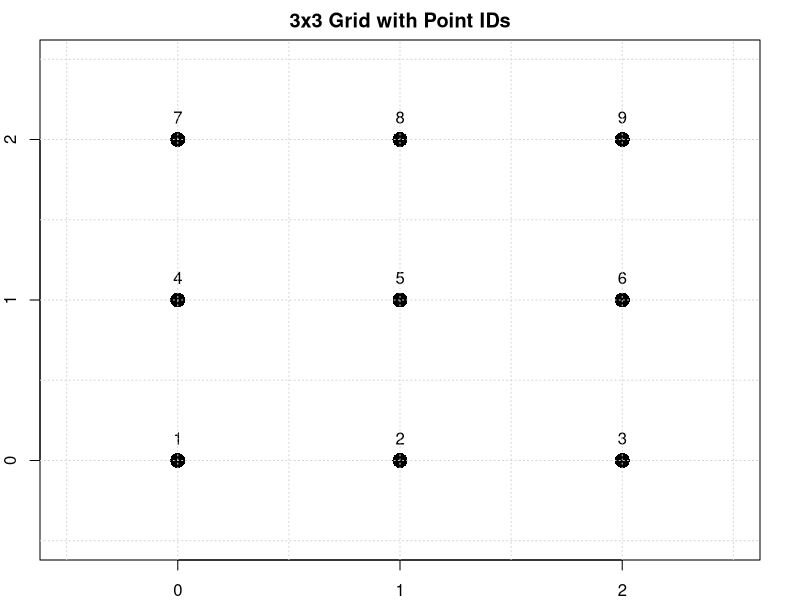
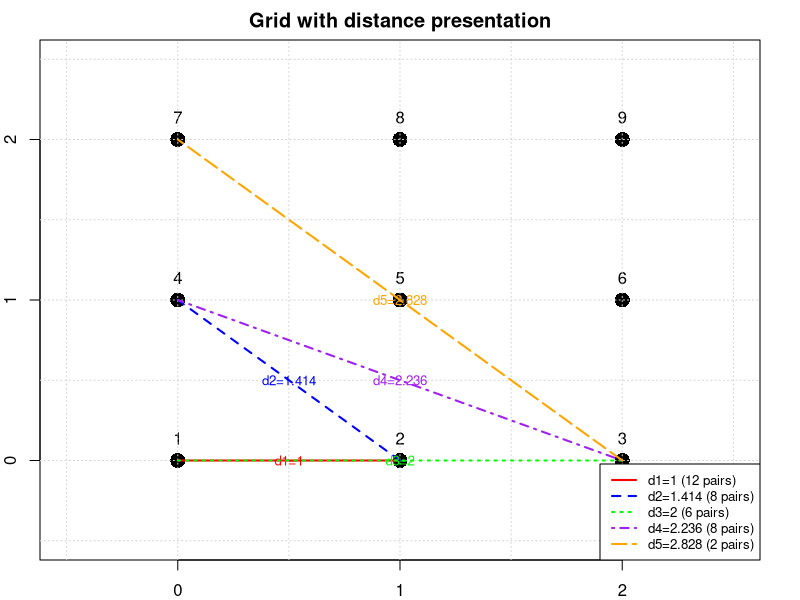
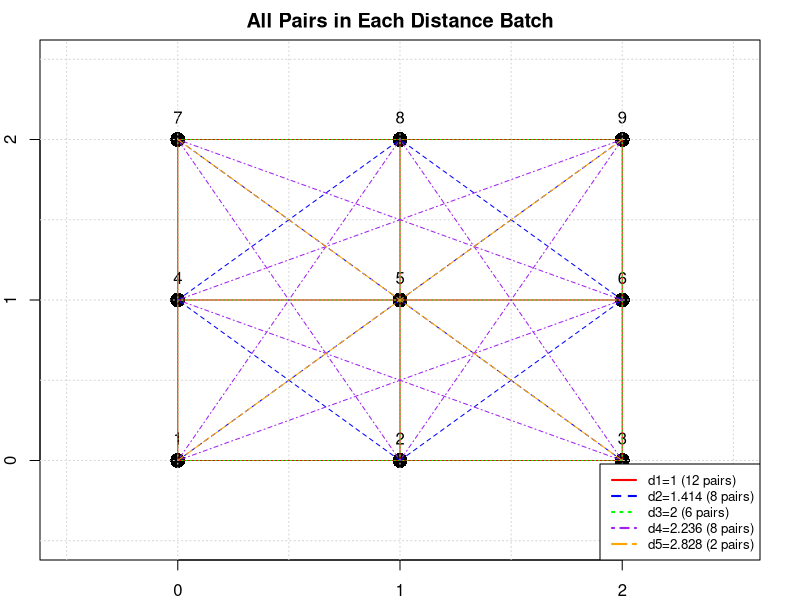
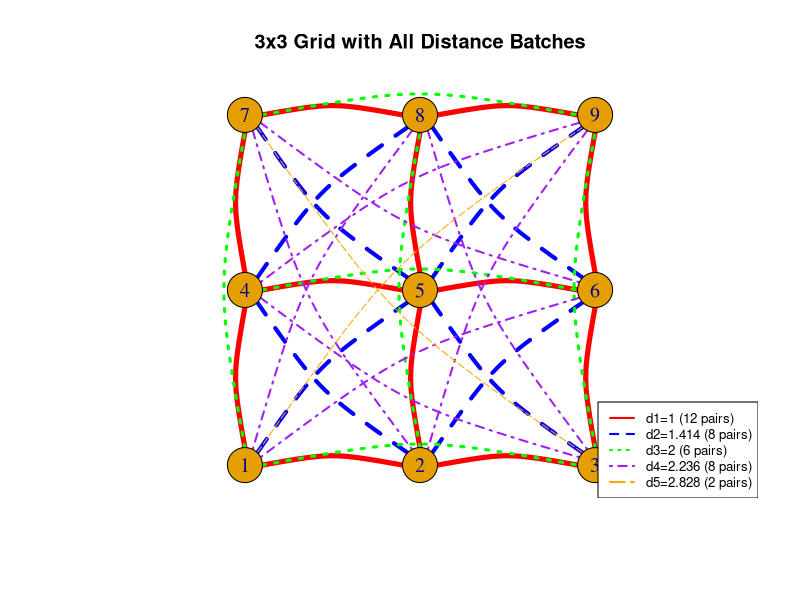
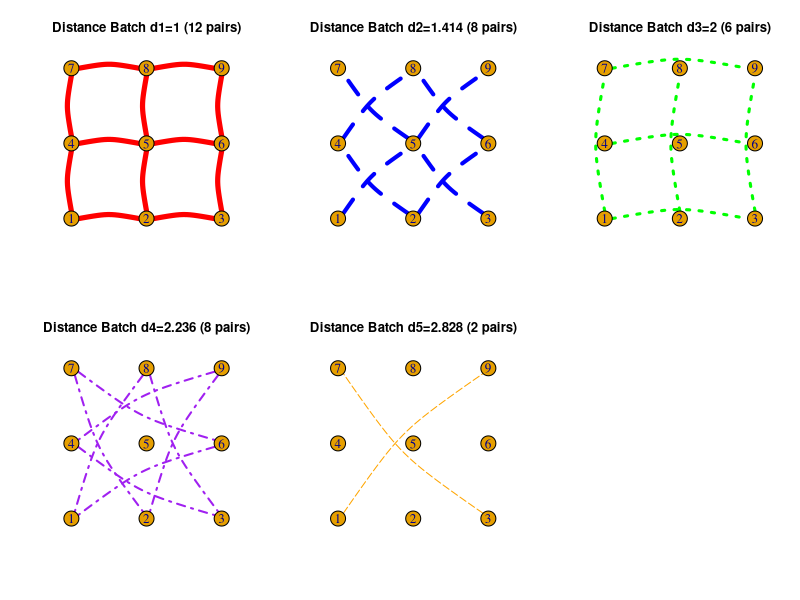

These charts were generated, in order, by the following R code:
# Create a 3x3 grid visualization with distances marked and calculate distance-based batch pairs

# Create the grid points
grid_points <- expand.grid(x = 0:2, y = 0:2)
n_points <- nrow(grid_points)


grid_points$id <- 1:n_points

# Calculate all pairwise distances
distances <- matrix(NA, n_points, n_points)
for (i in 1:n_points) {
  for (j in 1:n_points) {
    distances[i, j] <- sqrt((grid_points$x[i] - grid_points$x[j])^2 + 
                              (grid_points$y[i] - grid_points$y[j])^2)
  }
}

# Find unique distances (excluding 0)
unique_distances <- sort(unique(round(distances[upper.tri(distances)], 3)))
unique_distances

# Create a list to store pairs for each distance batch
distance_batches <- list()
for (d in unique_distances) {
  pairs <- which(round(distances, 3) == d, arr.ind = TRUE)
  # Ensure we don't count (i,j) and (j,i) as separate pairs
  pairs <- pairs[pairs[,1] < pairs[,2], ]
  distance_batches[[as.character(d)]] <- pairs
}


batch_counts <- sapply(distance_batches, nrow)
batch_counts


pdf("grid_visualization.pdf", width = 10, height = 7)
par(mar = c(2, 2, 2, 2))

# Plot 1: Grid with point IDs
plot(grid_points$x, grid_points$y, type = "n", xlim = c(-0.5, 2.5), ylim = c(-0.5, 2.5),
     xlab = "", ylab = "", main = "3x3 Grid with Point IDs", xaxt = "n", yaxt = "n")
points(grid_points$x, grid_points$y, pch = 16, cex = 2)
text(grid_points$x, grid_points$y, labels = grid_points$id, pos = 3, offset = 0.8)
axis(1, at = 0:2)
axis(2, at = 0:2)
grid()


draw_connection <- function(p1, p2, dist_label, color = "black", lwd = 1, lty = 1) {
  lines(c(grid_points$x[p1], grid_points$x[p2]), 
        c(grid_points$y[p1], grid_points$y[p2]), 
        col = color, lwd = lwd, lty = lty)
  
  mid_x <- (grid_points$x[p1] + grid_points$x[p2]) / 2
  mid_y <- (grid_points$y[p1] + grid_points$y[p2]) / 2
  
  text(mid_x, mid_y, labels = dist_label, col = color, cex = 0.8)
}

# Plot 2: Examples of each distance batch
plot(grid_points$x, grid_points$y, type = "n", xlim = c(-0.5, 2.5), ylim = c(-0.5, 2.5),
     xlab = "", ylab = "", main = "Grid with distance presentation", xaxt = "n", yaxt = "n")
points(grid_points$x, grid_points$y, pch = 16, cex = 2)
text(grid_points$x, grid_points$y, labels = grid_points$id, pos = 3, offset = 0.8)
axis(1, at = 0:2)
axis(2, at = 0:2)
grid()


colors <- c("red", "blue", "green", "purple", "orange")
line_types <- c(1, 2, 3, 4, 5)

for (i in 1:length(unique_distances)) {
  d <- unique_distances[i]
  pairs <- distance_batches[[as.character(d)]]
  
  if (nrow(pairs) > 0) {

    p1 <- pairs[1, 1]
    p2 <- pairs[1, 2]
    
    draw_connection(p1, p2, paste0("d", i, "=", d), 
                    color = colors[i], lwd = 2, lty = line_types[i])
  }
}


legend("bottomright", 
       legend = paste("d", 1:length(unique_distances), "=", unique_distances, 
                      " (", batch_counts, " pairs)", sep = ""),
       col = colors, lty = line_types, lwd = 2, cex = 0.8)

# Plot 3: All pairs with the same distance color
plot(grid_points$x, grid_points$y, type = "n", xlim = c(-0.5, 2.5), ylim = c(-0.5, 2.5),
     xlab = "", ylab = "", main = "All Pairs in Each Distance Batch", xaxt = "n", yaxt = "n")
points(grid_points$x, grid_points$y, pch = 16, cex = 2)
text(grid_points$x, grid_points$y, labels = grid_points$id, pos = 3, offset = 0.8)
axis(1, at = 0:2)
axis(2, at = 0:2)
grid()

for (i in 1:length(unique_distances)) {
  d <- unique_distances[i]
  pairs <- distance_batches[[as.character(d)]]
  
  for (j in 1:nrow(pairs)) {
    p1 <- pairs[j, 1]
    p2 <- pairs[j, 2]
    
    lines(c(grid_points$x[p1], grid_points$x[p2]), 
          c(grid_points$y[p1], grid_points$y[p2]), 
          col = colors[i], lwd = 1, lty = line_types[i])
  }
}

legend("bottomright", 
       legend = paste("d", 1:length(unique_distances), "=", unique_distances, 
                      " (", batch_counts, " pairs)", sep = ""),
       col = colors, lty = line_types, lwd = 2, cex = 0.8)

dev.off()

# Create a table with batch summary
batch_table <- data.frame(
  Batch = paste0("d", 1:length(unique_distances)),
  Distance = unique_distances,
  Number_of_Pairs = batch_counts,
  Description = c(
    "Adjacent points (horizontally or vertically)",
    "Diagonal points",
    "Points 2 units apart (horizontally or vertically)",
    "Knight's move pattern",
    "Opposite corners"
  )
)

print(batch_table)

# Alternative approach using igraph for better visualization
if(require(igraph)) {
  # Create a graph where edges represent pairs in each batch
  g <- graph.empty(n = n_points, directed = FALSE)
  V(g)$name <- 1:n_points
  V(g)$x <- grid_points$x
  V(g)$y <- grid_points$y
  
  # Add edges for each distance batch
  for (i in 1:length(unique_distances)) {
    d <- unique_distances[i]
    pairs <- distance_batches[[as.character(d)]]
    
    for (j in 1:nrow(pairs)) {
      g <- add_edges(g, c(pairs[j, 1], pairs[j, 2]), 
                     weight = d, 
                     color = colors[i],
                     width = 6 - i, # Thicker lines for shorter distances
                     lty = line_types[i])
    }
  }
  
  # Plot the graph
  pdf("grid_visualization_graph.pdf", width = 10, height = 10)
  
  # Plot with all edges
  plot(g, layout = as.matrix(grid_points[, c("x", "y")]),
       vertex.size = 20, 
       vertex.label = V(g)$name,
       vertex.label.cex = 1.2,
       edge.curved = 0.2,
       main = "3x3 Grid with All Distance Batches")
  
  # Add a legend
  legend("bottomright", 
         legend = paste("d", 1:length(unique_distances), "=", unique_distances, 
                        " (", batch_counts, " pairs)", sep = ""),
         col = colors, lty = line_types, lwd = 2, cex = 0.8)
  
  # Separate plots for each distance batch
  par(mfrow = c(2, 3))
  for (i in 1:length(unique_distances)) {
    # Create a subgraph with only edges of this distance
    sub_g <- delete_edges(g, which(E(g)$weight != unique_distances[i]))
    
    plot(sub_g, layout = as.matrix(grid_points[, c("x", "y")]),
         vertex.size = 20, 
         vertex.label = V(sub_g)$name,
         vertex.label.cex = 1.2,
         edge.curved = 0.2,
         main = paste("Distance Batch d", i, "=", unique_distances[i], 
                      " (", batch_counts[i], " pairs)", sep = ""))
  }
  
  dev.off()
}

